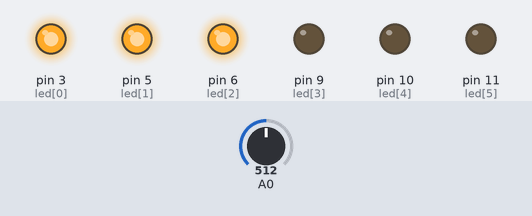
Recording of a sketch running on a simulated Arduino Uno, built with avr-gcc and run on an emulated ATmega328P. On the bench: output pins drawn as LEDs (lit = HIGH). The inputs (shaded band) are chosen by the test bench; at power-on: A0 = 512.

Above: at 1.2 s.
1.3 s: A0 set to 670
2.8 s: A0 set to 690
At 3.7 s:
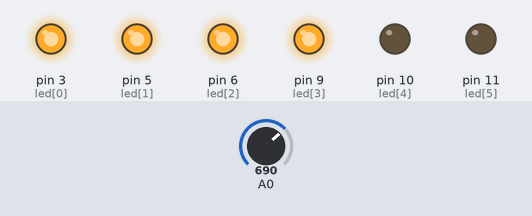
4.3 s: A0 set to 511
At 4.9 s:
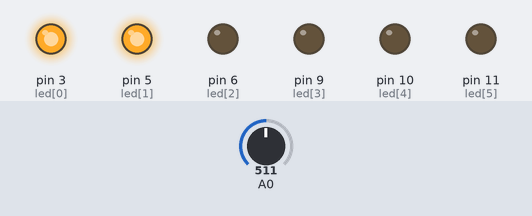
5.8 s: A0 set to 357
7.3 s: A0 set to 334
At 8.3 s:
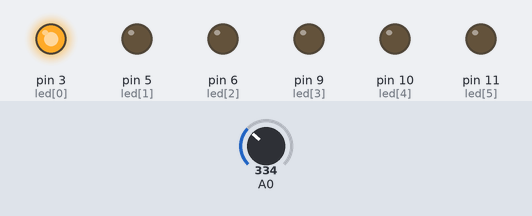
8.8 s: A0 set to 716
At 9.5 s:
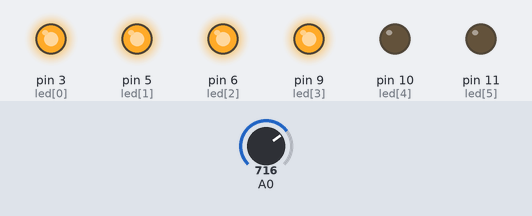
Timing chart, 0 to 11.3 s (numbered marks = the images above; inputs shaded):
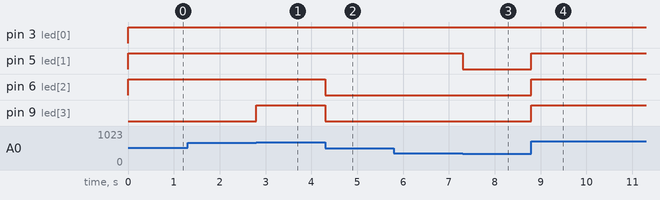

Measured:
- the behaviour switches between 681 and 682 on A0 (found by bisection; images 0 and 1)
- the behaviour switches between 341 and 340 on A0 (found by bisection; images 2 and 3)
- after the input at 1.3 s, every drawn part: stays the same
- after the input at 2.8 s, pin 9 (led[3]): LOW → HIGH at once
- after the input at 4.3 s, pin 6 (led[2]), pin 9 (led[3]): HIGH → LOW at once
- after the input at 5.8 s, every drawn part: stays the same
- after the input at 7.3 s, pin 5 (led[1]): HIGH → LOW at once
- after the input at 8.8 s, pin 5 (led[1]), pin 6 (led[2]), pin 9 (led[3]): LOW → HIGH at once

The sketch:

mapReview.ino
```cpp
int led[] = {3, 5, 6, 9, 10, 11};

void setup() {
  // put your setup code here, to run once:

}

void loop() {
  // put your main code here, to run repeatedly:
  int sensorInput = analogRead(A0);
  int level = map(sensorInput, 0, 1023, 0, 6); // 0~1023을 6단계로 나눈다

  for (int n=0; n<6; n++) {
    if (n<level) {
      analogWrite(led[n], 255);
    }
    else {
      analogWrite(led[n], 0);
    }
  }
}
```
